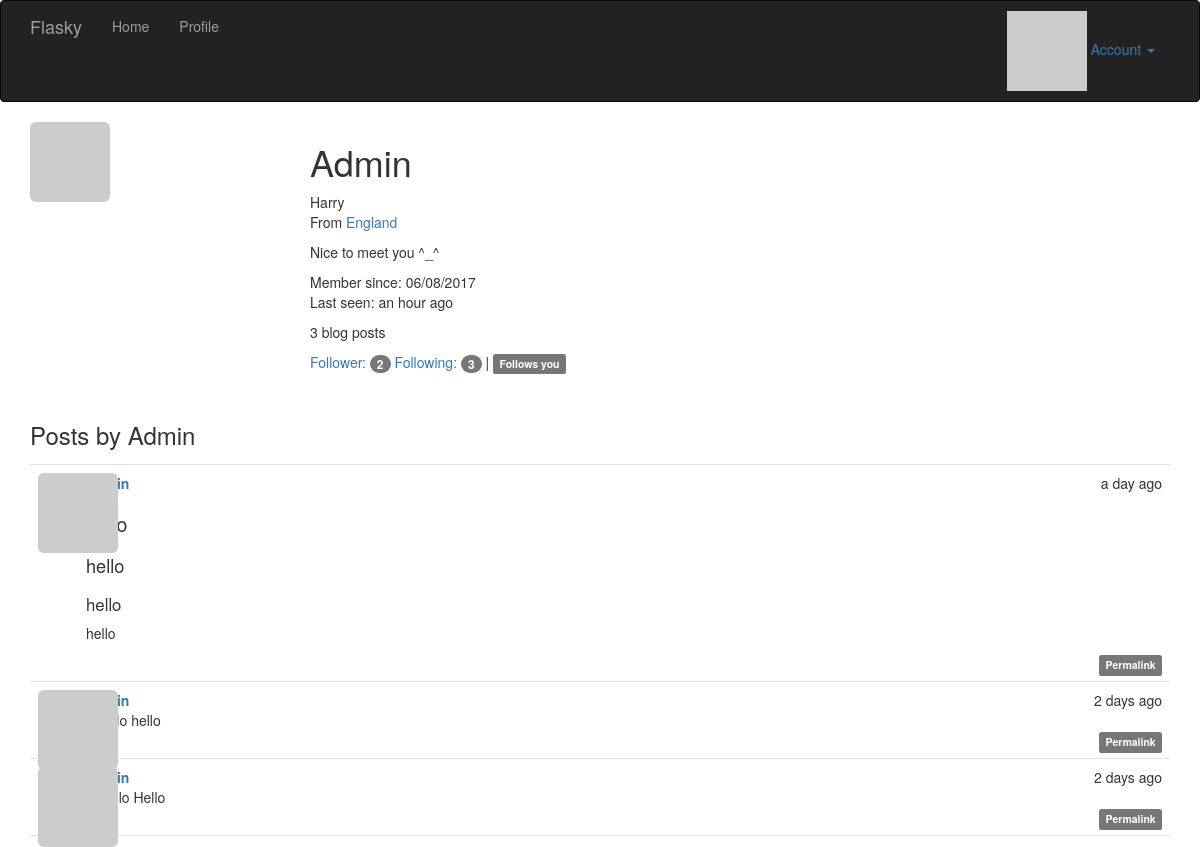
/user/Admin (signed in), run on the app's committed database.
### app/models.py (models this page shows, shortened)
class User(UserMixin, db.Model):
    __tablename__ = 'users'
    id = db.Column(db.Integer, primary_key=True)
    email = db.Column(db.String(64), unique=True, index=True)
    username = db.Column(db.String(64), unique=True, index=True)
    role_id = db.Column(db.Integer, db.ForeignKey('roles.id'))
    password_hash = db.Column(db.String(128))
    confirmed = db.Column(db.Boolean, default=False)
    name = db.Column(db.String(64))
    location = db.Column(db.String(64))
    about_me = db.Column(db.Text())
    member_since = db.Column(db.DateTime(), default=datetime.utcnow)
    last_seen = db.Column(db.DateTime(), default=datetime.utcnow)
    avatar_hash = db.Column(db.String(32))
    posts = db.relationship("Post", backref="author", lazy="dynamic")
    followed = db.relationship("Follow", foreign_keys=[Follow.follower_id],
                               backref=db.backref('follower', lazy='joined'), lazy='dynamic',
                               cascade='all, delete-orphan')
    followers = db.relationship("Follow", foreign_keys=[Follow.followed_id],
                                backref=db.backref('followed', lazy='joined'), lazy='dynamic',
                                cascade='all, delete-orphan')
    def can(self, permissions):
        return self.role is not None and (self.role.permissions & permissions) == permissions
    def is_administrator(self):
        return self.can(Permission.ADMINISTER)
    @property
    def password(self):
        raise AttributeError("password is not a readable attribute")
    def gravatar(self, size=100, default="identicon", rating="g"):
        if request.is_secure:
            url = "http://secure.gravatar.com/avatar"
        else:
            url = 'http://www.gravatar.com/avatar'
        hash = self.avatar_hash or hashlib.md5(self.email.encode("utf-8")).hexdigest()
        return '{url}/{hash}?s={size}&d={default}&r={rating}'.format(
            url=url, hash=hash, size=size, default=default, rating=rating)
    def ping(self):
        self.last_seen = datetime.utcnow()
        db.session.add(self)
    def is_following(self, user):
        return self.followed.filter_by(followed_id=user.id).first() is not None

class Post(db.Model):
    __tabename__ = "posts"
    id = db.Column(db.Integer, primary_key=True)
    body = db.Column(db.Text)
    body_html = db.Column(db.Text)
    timestamp = db.Column(db.DateTime, index=True, default=datetime.utcnow)
    author_id = db.Column(db.Integer, db.ForeignKey("users.id"))

### app/main/views.py (the view)
@main.route("/user/<username>")
def user(username):
    user = User.query.filter_by(username=username).first()
    if user is None:
        abort(404)
    posts = user.posts.order_by(Post.timestamp.desc()).all()
    return render_template("user.html", user=user, posts=posts)

### app/auth/views.py (called while the page is built)
@auth.before_app_request
def before_request():
    if current_user.is_authenticated:
        current_user.ping()
        if not current_user.confirmed \
                and request.endpoint[:5] != "auth.":
            return redirect(url_for("auth.unconfirmed"))

### app/main/__init__.py (called while the page is built)
@main.app_context_processor
def inject_permissions():
    return dict(Permission=Permission)

### app/models.py (called while the page is built)
@login_manager.user_loader
def load_user(user_id):
    return User.query.get(int(user_id))

### app/templates/user.html (shortened to what this page needs)
{% extends 'base.html' %}
{% import "_macros.html" as macros %}
{% block page_content %}
    <img class="img-rounded profile-thumbnail" src="{{ user.gravatar(size=256) }}" >
	<div class="profile-header">
        <h1>{{ user.username }}</h1>
        {% if user.name or user.location %}
        <p>
            {% if user.name %}{{ user.name }}{% endif %}
            {% if user.location %}
                <br />
                From <a href="http://maps.google.com/?q={{ user.location }}">
                    {{ user.location }}
                </a>
            {% endif %}
        </p>
    {% endif %}
    {% if user.about_me %}
        <p>{{ user.about_me }}</p>
    {% endif %}
    <p>
        Member since: {{ moment(user.member_since).format("L") }}<br />
        Last seen: {{ moment(user.last_seen).fromNow() }}
    </p>
    <p>
        {{ user.posts.count() }} blog posts
    </p>
    <p>
        <a href="{{ url_for('.followers', username=user.username) }}">
            Follower: <span class="badge">{{ user.followers.count() }}</span>
        </a>
        <a href="{{ url_for('.followed_by', username=user.username) }}">
            Following: <span class="badge">{{ user.followed.count() }}</span>
        </a>
        {% if current_user.is_authenticated and user != current_user and
             user.is_following(current_user) %}
          |  <span class="label label-default">Follows you</span>
        {% endif %}
    </p>
	</div>
    <h3>Posts by {{ user.username }}</h3>
    {% include "_posts.html" %}
{% endblock %}

### app/templates/_posts.html (shortened to what this page needs)
<ul class="posts">
    {% for post in posts %}
        <li class="post">
            <div class="post-thumbnail">
                <a href="{{ url_for(".user", username=post.author.username) }}">
                    <img class="img-rounded profile-thumbnail"
                         src="{{ post.author.gravatar(size=40) }}">
                </a>
            </div>
            <div class="post-content">
                <div class="post-date">
                    {{ moment(post.timestamp).fromNow() }}
                </div>
                <div class="post-author">
                    <a href="{{ url_for('.user', username=post.author.username) }}">
                    </a>
                </div>
                <div class="post-body">
                    {% if post.body_html %}
                        {{ post.body_html | safe }}
                    {% else %}
                        {{ post.body }}
                    {% endif %}
                </div>
                <div class="post-footer">
                    <a href="{{ url_for('.post', id=post.id) }}">
                        <span class="label label-default">Permalink</span>
                    </a>
                </div>
            </div>
        </li>
    {% endfor %}
</ul>

### app/static/css/styles.css (style rules this page uses)
.profile-thumbnail { position: absolute; }
.profile-header { min-height: 260px; margin-left: 280px; }
ul.posts { list-style-type: none; padding: 0px; margin: 16px 0px 0px 0px; border-top: 1px solid #e0e0e0; }
ul.posts li.post { padding: 8px; border-bottom: 1px solid #e0e0e0; }
div.post-date { float: right; }
div.post-author { font-weight: bold; }
div.post-thumbnail { position: absolute; }
div.post-content { margin-left: 48px; min-height: 48px; }
div.post-footer { text-align: right; }
.post-body h1 { font-size: 140%; }
.post-body h2 { font-size: 130%; }
.post-body h3 { font-size: 120%; }

### data on the page
User: username "Admin", name "Harry", location "England", about_me "Nice to meet you ^_^", member_since "06/08/2017", last_seen "an hour ago"
Post: timestamp "a day ago", body_html "hello hello hello"
Post: timestamp "2 days ago", body "# hello hello"
Post: timestamp "2 days ago", body "# Hello Hello"

### other printed values
{{ user.posts.count() }} "3"
{{ user.followers.count() }} "2"
{{ user.followed.count() }} "3"
